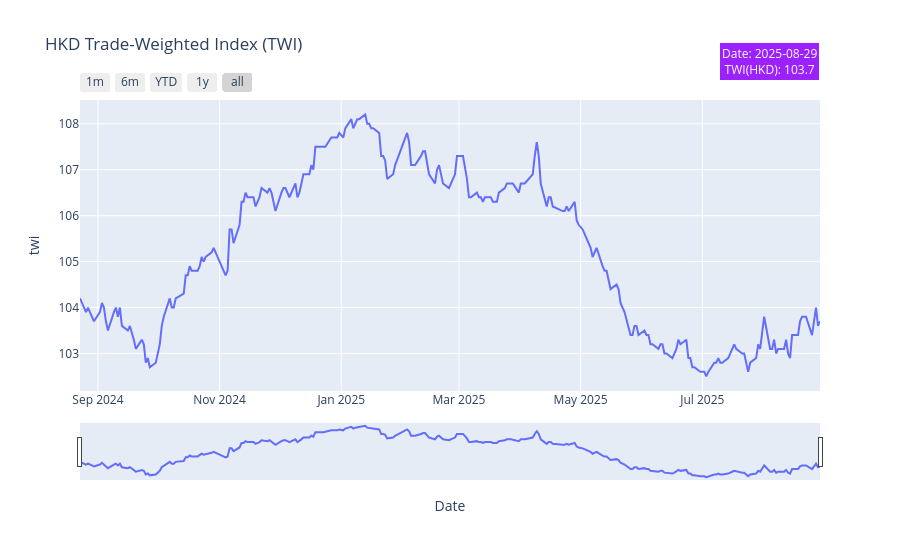

Notebook source saved alongside this figure:
### Code cell
hkdtwi_fig = px.line(hkdtwi_df,
             x='end_of_date', y='twi',
             title='HKD Trade-Weighted Index (TWI)',
             labels={'end_of_date': 'Date', 'value': 'Value'},
             )


last_date = hkdtwi_df['end_of_date'].iloc[0]
last_twi = hkdtwi_df['twi'].iloc[0]

hkdtwi_fig.add_annotation(
    text=f"Date: {last_date.strftime('%Y-%m-%d')}<br>TWI(HKD): {last_twi}",
    xref="paper", yref="paper",
    x=1, y=1.2,
    showarrow=False,
    bgcolor="rgba(156, 33, 315, 1)",
    borderwidth=2,
    font=dict(size=12, color="white")
)

hkdtwi_fig.update_layout(
    xaxis_rangeslider_visible=True,
)

hkdtwi_fig.update_xaxes(
    rangeslider_visible=True,
    rangeselector=dict(
        buttons=list([
            dict(count=1, label="1m", step="month", stepmode="backward"),
            dict(count=6, label="6m", step="month", stepmode="backward"),
            dict(count=1, label="YTD", step="year", stepmode="todate"),
            dict(count=1, label="1y", step="year", stepmode="backward"),
            dict(step="all")
        ])
    )
)

hkdtwi_fig.show()

### Figure 1 — Plotly figure (JSON) as saved in the notebook; plotly's stock layout.template omitted (floating-point values rounded to 4 significant figures; data arrays with more than 128 entries replaced by an {"elided": "..."} marker saying what was removed)
{"data": [{"hovertemplate": "Date=%{x}<br>twi=%{y}<extra></extra>", "legendgroup": "", "line": {"color": "#636efa", "dash": "solid"}, "marker": {"symbol": "circle"}, "mode": "lines", "name": "", "orientation": "v", "showlegend": false, "type": "scatter", "x": {"elided": "251 str values"}, "xaxis": "x", "y": {"elided": "251 float values"}, "yaxis": "y"}], "layout": {"annotations": [{"bgcolor": "rgba(156, 33, 315, 1)", "borderwidth": 2, "font": {"color": "white", "size": 12}, "showarrow": false, "text": "Date: 2025-08-29<br>TWI(HKD): 103.7", "x": 1, "xref": "paper", "y": 1.2, "yref": "paper"}], "legend": {"tracegroupgap": 0}, "title": {"text": "HKD Trade-Weighted Index (TWI)"}, "xaxis": {"anchor": "y", "domain": [0, 1], "rangeselector": {"buttons": [{"count": 1, "label": "1m", "step": "month", "stepmode": "backward"}, {"count": 6, "label": "6m", "step": "month", "stepmode": "backward"}, {"count": 1, "label": "YTD", "step": "year", "stepmode": "todate"}, {"count": 1, "label": "1y", "step": "year", "stepmode": "backward"}, {"step": "all"}]}, "rangeslider": {"visible": true}, "title": {"text": "Date"}}, "yaxis": {"anchor": "x", "domain": [0, 1], "title": {"text": "twi"}}}}
